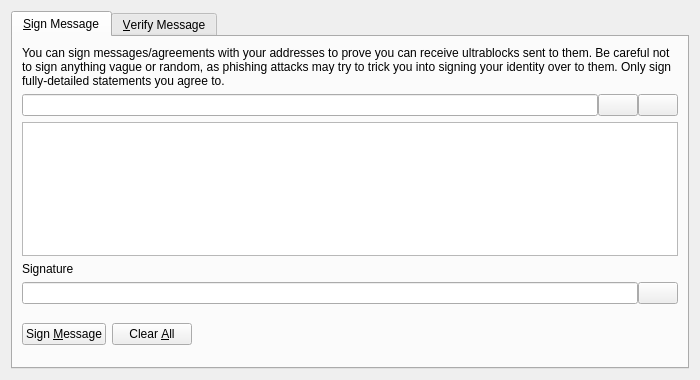
<?xml version="1.0" encoding="UTF-8"?>
<ui version="4.0">
 <class>SignVerifyMessageDialog</class>
 <widget class="QDialog" name="SignVerifyMessageDialog">
  <property name="geometry">
   <rect>
    <x>0</x>
    <y>0</y>
    <width>700</width>
    <height>380</height>
   </rect>
  </property>
  <property name="windowTitle">
   <string>Signatures - Sign / Verify a Message</string>
  </property>
  <property name="modal">
   <bool>true</bool>
  </property>
  <layout class="QVBoxLayout" name="verticalLayout">
   <item>
    <widget class="QTabWidget" name="tabWidget">
     <property name="currentIndex">
      <number>0</number>
     </property>
     <widget class="QWidget" name="tabSignMessage">
      <attribute name="title">
       <string>&amp;Sign Message</string>
      </attribute>
      <layout class="QVBoxLayout" name="verticalLayout_SM">
       <item>
        <widget class="QLabel" name="infoLabel_SM">
         <property name="text">
          <string>You can sign messages/agreements with your addresses to prove you can receive ultrablocks sent to them. Be careful not to sign anything vague or random, as phishing attacks may try to trick you into signing your identity over to them. Only sign fully-detailed statements you agree to.</string>
         </property>
         <property name="textFormat">
          <enum>Qt::PlainText</enum>
         </property>
         <property name="wordWrap">
          <bool>true</bool>
         </property>
        </widget>
       </item>
       <item>
        <layout class="QHBoxLayout" name="horizontalLayout_1_SM">
         <property name="spacing">
          <number>0</number>
         </property>
         <item>
          <widget class="QValidatedLineEdit" name="addressIn_SM">
           <property name="toolTip">
            <string>The Ultrablock address to sign the message with</string>
           </property>
          </widget>
         </item>
         <item>
          <widget class="QPushButton" name="addressBookButton_SM">
           <property name="toolTip">
            <string>Choose previously used address</string>
           </property>
           <property name="text">
            <string/>
           </property>
           <property name="icon">
            <iconset resource="../bitcoin.qrc">
             <normaloff>:/icons/address-book</normaloff>:/icons/address-book</iconset>
           </property>
           <property name="shortcut">
            <string>Alt+A</string>
           </property>
           <property name="autoDefault">
            <bool>false</bool>
           </property>
          </widget>
         </item>
         <item>
          <widget class="QPushButton" name="pasteButton_SM">
           <property name="toolTip">
            <string>Paste address from clipboard</string>
           </property>
           <property name="text">
            <string/>
           </property>
           <property name="icon">
            <iconset resource="../bitcoin.qrc">
             <normaloff>:/icons/editpaste</normaloff>:/icons/editpaste</iconset>
           </property>
           <property name="shortcut">
            <string>Alt+P</string>
           </property>
           <property name="autoDefault">
            <bool>false</bool>
           </property>
          </widget>
         </item>
        </layout>
       </item>
       <item>
        <widget class="QPlainTextEdit" name="messageIn_SM">
         <property name="toolTip">
          <string>Enter the message you want to sign here</string>
         </property>
        </widget>
       </item>
       <item>
        <widget class="QLabel" name="signatureLabel_SM">
         <property name="text">
          <string>Signature</string>
         </property>
         <property name="textFormat">
          <enum>Qt::PlainText</enum>
         </property>
        </widget>
       </item>
       <item>
        <layout class="QHBoxLayout" name="horizontalLayout_2_SM">
         <property name="spacing">
          <number>0</number>
         </property>
         <item>
          <widget class="QLineEdit" name="signatureOut_SM">
           <property name="font">
            <font>
             <italic>true</italic>
            </font>
           </property>
           <property name="readOnly">
            <bool>true</bool>
           </property>
          </widget>
         </item>
         <item>
          <widget class="QPushButton" name="copySignatureButton_SM">
           <property name="toolTip">
            <string>Copy the current signature to the system clipboard</string>
           </property>
           <property name="text">
            <string/>
           </property>
           <property name="icon">
            <iconset resource="../bitcoin.qrc">
             <normaloff>:/icons/editcopy</normaloff>:/icons/editcopy</iconset>
           </property>
           <property name="autoDefault">
            <bool>false</bool>
           </property>
          </widget>
         </item>
        </layout>
       </item>
       <item>
        <layout class="QHBoxLayout" name="horizontalLayout_3_SM">
         <item>
          <widget class="QPushButton" name="signMessageButton_SM">
           <property name="toolTip">
            <string>Sign the message to prove you own this Ultrablock address</string>
           </property>
           <property name="text">
            <string>Sign &amp;Message</string>
           </property>
           <property name="icon">
            <iconset resource="../bitcoin.qrc">
             <normaloff>:/icons/edit</normaloff>:/icons/edit</iconset>
           </property>
           <property name="autoDefault">
            <bool>false</bool>
           </property>
          </widget>
         </item>
         <item>
          <widget class="QPushButton" name="clearButton_SM">
           <property name="toolTip">
            <string>Reset all sign message fields</string>
           </property>
           <property name="text">
            <string>Clear &amp;All</string>
           </property>
           <property name="icon">
            <iconset resource="../bitcoin.qrc">
             <normaloff>:/icons/remove</normaloff>:/icons/remove</iconset>
           </property>
           <property name="autoDefault">
            <bool>false</bool>
           </property>
          </widget>
         </item>
         <item>
          <spacer name="horizontalSpacer_1_SM">
           <property name="orientation">
            <enum>Qt::Horizontal</enum>
           </property>
           <property name="sizeHint" stdset="0">
            <size>
             <width>40</width>
             <height>48</height>
            </size>
           </property>
          </spacer>
         </item>
         <item>
          <widget class="QLabel" name="statusLabel_SM">
           <property name="font">
            <font>
             <weight>75</weight>
             <bold>true</bold>
            </font>
           </property>
           <property name="text">
            <string/>
           </property>
           <property name="wordWrap">
            <bool>true</bool>
           </property>
          </widget>
         </item>
         <item>
          <spacer name="horizontalSpacer_2_SM">
           <property name="orientation">
            <enum>Qt::Horizontal</enum>
           </property>
           <property name="sizeHint" stdset="0">
            <size>
             <width>40</width>
             <height>48</height>
            </size>
           </property>
          </spacer>
         </item>
        </layout>
       </item>
      </layout>
     </widget>
     <widget class="QWidget" name="tabVerifyMessage">
      <attribute name="title">
       <string>&amp;Verify Message</string>
      </attribute>
      <layout class="QVBoxLayout" name="verticalLayout_VM">
       <item>
        <widget class="QLabel" name="infoLabel_VM">
         <property name="text">
          <string>Enter the receiver's address, message (ensure you copy line breaks, spaces, tabs, etc. exactly) and signature below to verify the message. Be careful not to read more into the signature than what is in the signed message itself, to avoid being tricked by a man-in-the-middle attack. Note that this only proves the signing party receives with the address, it cannot prove sendership of any transaction!</string>
         </property>
         <property name="textFormat">
          <enum>Qt::PlainText</enum>
         </property>
         <property name="alignment">
          <set>Qt::AlignLeading|Qt::AlignLeft|Qt::AlignTop</set>
         </property>
         <property name="wordWrap">
          <bool>true</bool>
         </property>
        </widget>
       </item>
       <item>
        <layout class="QHBoxLayout" name="horizontalLayout_1_VM">
         <property name="spacing">
          <number>0</number>
         </property>
         <item>
          <widget class="QValidatedLineEdit" name="addressIn_VM">
           <property name="toolTip">
            <string>The Ultrablock address the message was signed with</string>
           </property>
          </widget>
         </item>
         <item>
          <widget class="QPushButton" name="addressBookButton_VM">
           <property name="toolTip">
            <string>Choose previously used address</string>
           </property>
           <property name="text">
            <string/>
           </property>
           <property name="icon">
            <iconset resource="../bitcoin.qrc">
             <normaloff>:/icons/address-book</normaloff>:/icons/address-book</iconset>
           </property>
           <property name="shortcut">
            <string>Alt+A</string>
           </property>
           <property name="autoDefault">
            <bool>false</bool>
           </property>
          </widget>
         </item>
        </layout>
       </item>
       <item>
        <widget class="QPlainTextEdit" name="messageIn_VM"/>
       </item>
       <item>
        <widget class="QValidatedLineEdit" name="signatureIn_VM"/>
       </item>
       <item>
        <layout class="QHBoxLayout" name="horizontalLayout_2_VM">
         <item>
          <widget class="QPushButton" name="verifyMessageButton_VM">
           <property name="toolTip">
            <string>Verify the message to ensure it was signed with the specified Ultrablock address</string>
           </property>
           <property name="text">
            <string>Verify &amp;Message</string>
           </property>
           <property name="icon">
            <iconset resource="../bitcoin.qrc">
             <normaloff>:/icons/transaction_0</normaloff>:/icons/transaction_0</iconset>
           </property>
           <property name="autoDefault">
            <bool>false</bool>
           </property>
          </widget>
         </item>
         <item>
          <widget class="QPushButton" name="clearButton_VM">
           <property name="toolTip">
            <string>Reset all verify message fields</string>
           </property>
           <property name="text">
            <string>Clear &amp;All</string>
           </property>
           <property name="icon">
            <iconset resource="../bitcoin.qrc">
             <normaloff>:/icons/remove</normaloff>:/icons/remove</iconset>
           </property>
           <property name="autoDefault">
            <bool>false</bool>
           </property>
          </widget>
         </item>
         <item>
          <spacer name="horizontalSpacer_1_VM">
           <property name="orientation">
            <enum>Qt::Horizontal</enum>
           </property>
           <property name="sizeHint" stdset="0">
            <size>
             <width>40</width>
             <height>48</height>
            </size>
           </property>
          </spacer>
         </item>
         <item>
          <widget class="QLabel" name="statusLabel_VM">
           <property name="font">
            <font>
             <weight>75</weight>
             <bold>true</bold>
            </font>
           </property>
           <property name="text">
            <string/>
           </property>
           <property name="wordWrap">
            <bool>true</bool>
           </property>
          </widget>
         </item>
         <item>
          <spacer name="horizontalSpacer_2_VM">
           <property name="orientation">
            <enum>Qt::Horizontal</enum>
           </property>
           <property name="sizeHint" stdset="0">
            <size>
             <width>40</width>
             <height>48</height>
            </size>
           </property>
          </spacer>
         </item>
        </layout>
       </item>
      </layout>
     </widget>
    </widget>
   </item>
  </layout>
 </widget>
 <customwidgets>
  <customwidget>
   <class>QValidatedLineEdit</class>
   <extends>QLineEdit</extends>
   <header>qt/qvalidatedlineedit.h</header>
  </customwidget>
 </customwidgets>
 <resources>
  <include location="../bitcoin.qrc"/>
 </resources>
 <connections/>
</ui>
